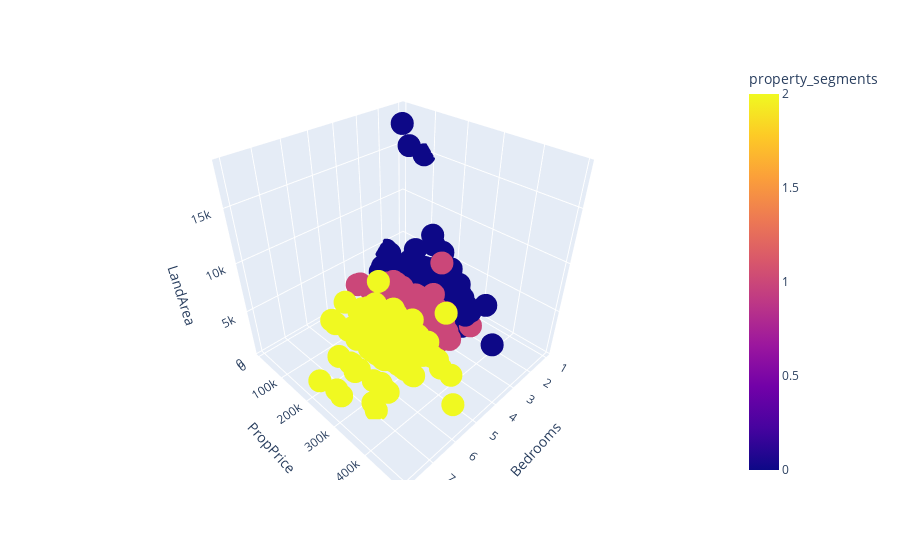

The code cell stored with this chart in its notebook:
### Code cell
import plotly.express as px

fig = px.scatter_3d(df_Chi_Orig_Pred, x='Bedrooms', y='PropPrice', z='LandArea',
              color='property_segments')
fig.show()

### Figure 1 — Plotly figure (JSON) as saved in the notebook; plotly's stock layout.template omitted (floating-point values rounded to 4 significant figures; data arrays with more than 128 entries replaced by an {"elided": "..."} marker saying what was removed)
{"data": [{"hovertemplate": "Bedrooms=%{x}<br>PropPrice=%{y}<br>LandArea=%{z}<br>property_segments=%{marker.color}<extra></extra>", "legendgroup": "", "marker": {"color": {"elided": "599 int values"}, "coloraxis": "coloraxis", "symbol": "circle"}, "mode": "markers", "name": "", "scene": "scene", "showlegend": false, "type": "scatter3d", "x": {"elided": "599 int values"}, "y": {"elided": "599 int values"}, "z": {"elided": "599 float values"}}], "layout": {"coloraxis": {"colorbar": {"title": {"text": "property_segments"}}, "colorscale": [[0, "#0d0887"], [0.1111, "#46039f"], [0.2222, "#7201a8"], [0.3333, "#9c179e"], [0.4444, "#bd3786"], [0.5556, "#d8576b"], [0.6667, "#ed7953"], [0.7778, "#fb9f3a"], [0.8889, "#fdca26"], [1, "#f0f921"]]}, "legend": {"tracegroupgap": 0}, "margin": {"t": 60}, "scene": {"domain": {"x": [0, 1], "y": [0, 1]}, "xaxis": {"title": {"text": "Bedrooms"}}, "yaxis": {"title": {"text": "PropPrice"}}, "zaxis": {"title": {"text": "LandArea"}}}}}
